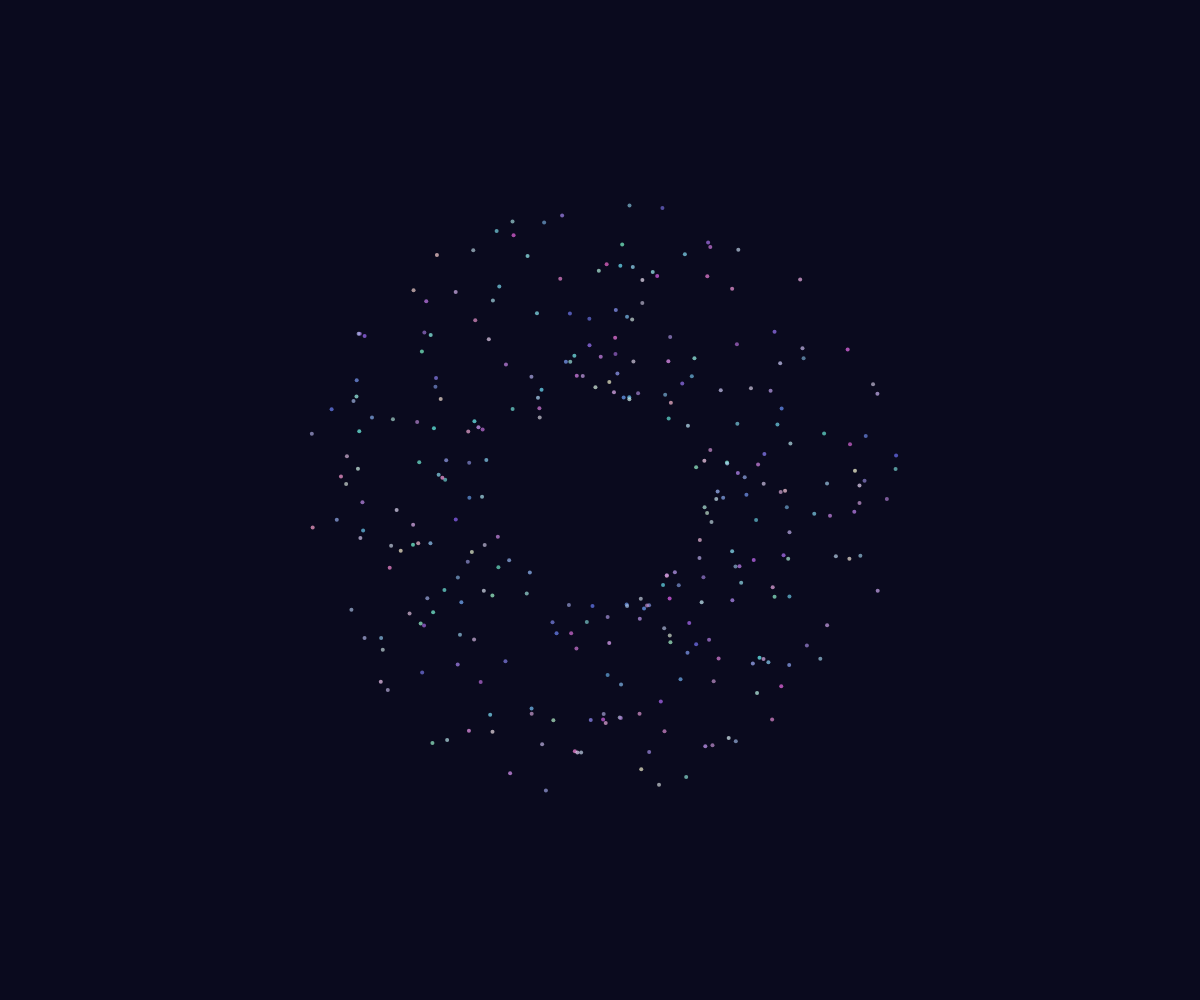
Frame 1 (no input)
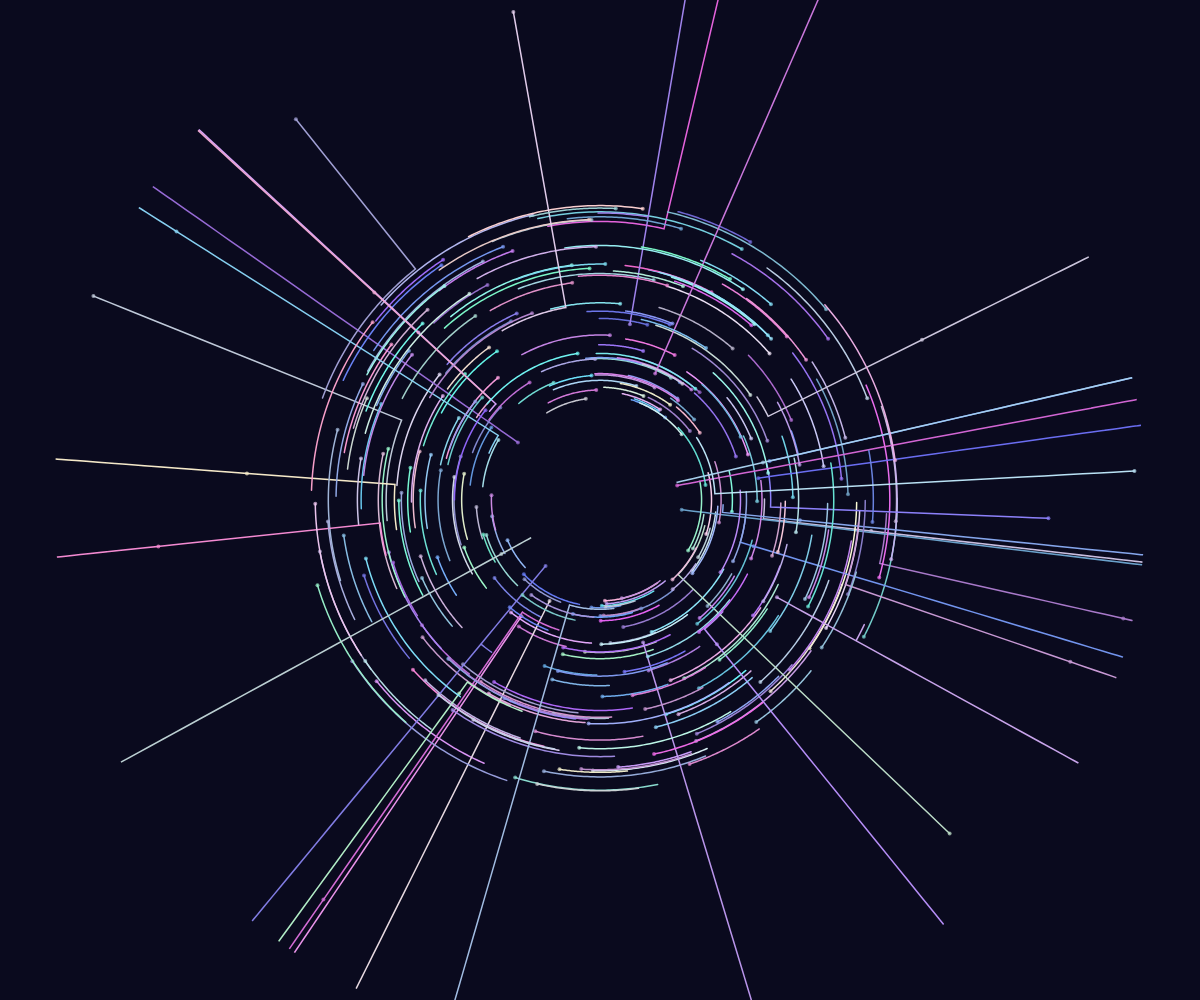
Frame 60 (no input)
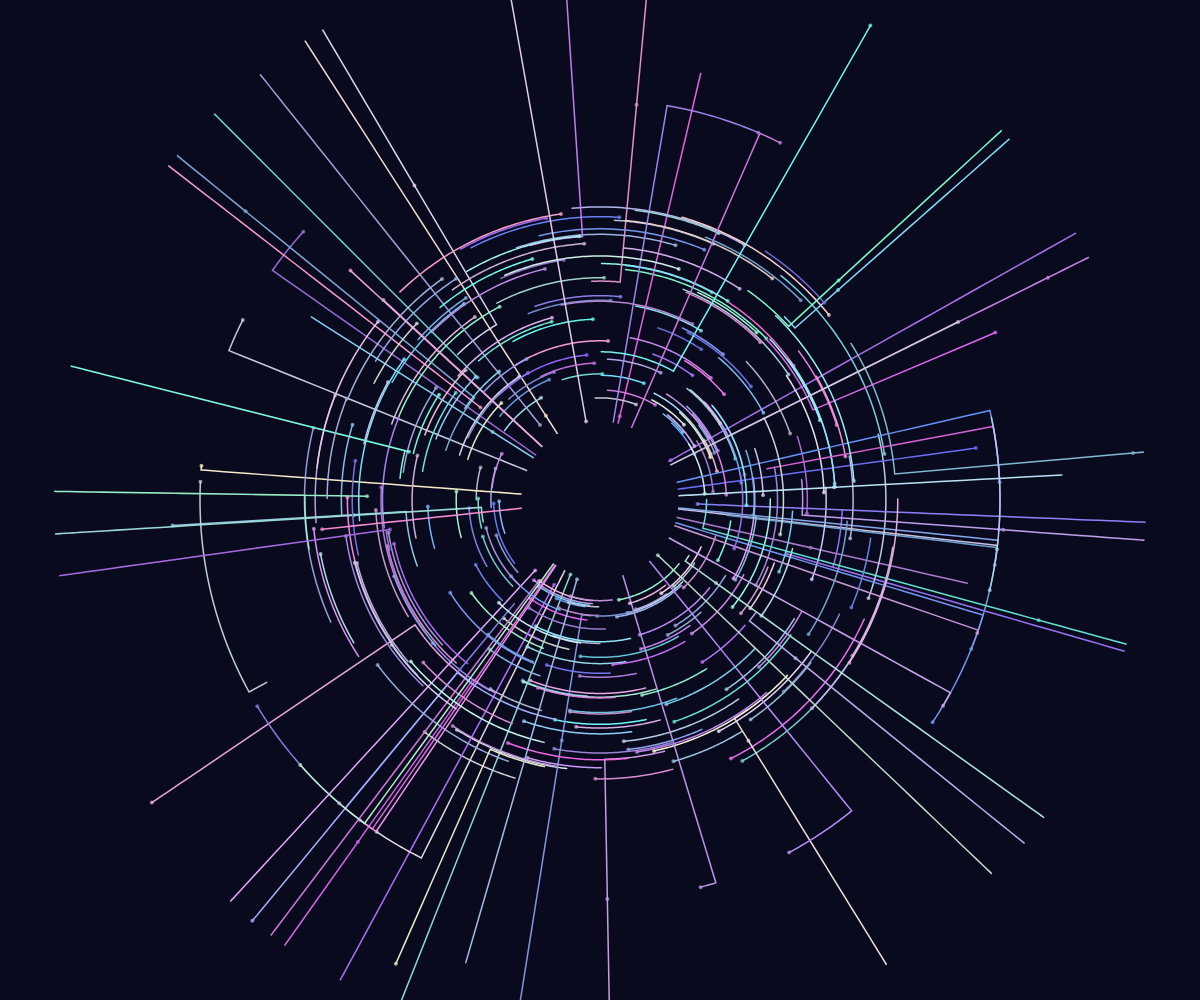
Frame 120 (the mouse pressed at the canvas centre since frame 60)

The p5.js sketch that drew these frames (run headless with seeded random() and noise() and a simulated clock; from frame 60 on, the mouse is pressed at the canvas centre):

// p5.js sketch
// ── sketch.js
let particles = [];
const numParticles = 300;
let centerX, centerY;
let time = 0;

function setup() {
  createCanvas(windowWidth, windowHeight);
  centerX = width / 2;
  centerY = height / 2;
  
  for (let i = 0; i < numParticles; i++) {
    particles.push({
      angle: random(TWO_PI),
      radius: random(100, 300),
      speed: random(0.005, 0.015),
      color: color(random(100, 255), random(100, 255), random(200, 255), 180),
      trail: [],
      trailLength: 50,
      isElliptical: false,
      ellipticalTime: 0,
      ellipticalDuration: random(60, 120)
    });
  }
}

function draw() {
  background(10, 10, 30);
  
  time += 0.01;
  
  for (let i = 0; i < particles.length; i++) {
    let p = particles[i];
    
    // Update angle
    if (!p.isElliptical) {
      p.angle += p.speed;
    } else {
      p.ellipticalTime++;
      if (p.ellipticalTime > p.ellipticalDuration) {
        p.isElliptical = false;
        p.ellipticalTime = 0;
      }
      
      // Create elliptical motion
      let ellipseAngle = map(p.ellipticalTime, 0, p.ellipticalDuration, 0, TWO_PI);
      let eccentricity = 0.7;
      p.radius = map(cos(ellipseAngle), -1, 1, 150, 400) * (1 + eccentricity * sin(ellipseAngle));
    }
    
    // Occasionally trigger elliptical path
    if (!p.isElliptical && random() < 0.002) {
      p.isElliptical = true;
      p.ellipticalTime = 0;
      p.ellipticalDuration = random(60, 120);
    }
    
    // Calculate position
    let x = centerX + cos(p.angle) * p.radius;
    let y = centerY + sin(p.angle) * p.radius;
    
    // Update trail
    p.trail.push({x, y});
    if (p.trail.length > p.trailLength) {
      p.trail.shift();
    }
    
    // Draw trail
    noFill();
    stroke(p.color);
    strokeWeight(1.5);
    beginShape();
    for (let j = 0; j < p.trail.length; j++) {
      let alpha = map(j, 0, p.trail.length, 0, 255);
      stroke(red(p.color), green(p.color), blue(p.color), alpha);
      vertex(p.trail[j].x, p.trail[j].y);
    }
    endShape();
    
    // Draw particle
    noStroke();
    fill(p.color);
    ellipse(x, y, 4, 4);
  }
}

function windowResized() {
  resizeCanvas(windowWidth, windowHeight);
  centerX = width / 2;
  centerY = height / 2;
}
